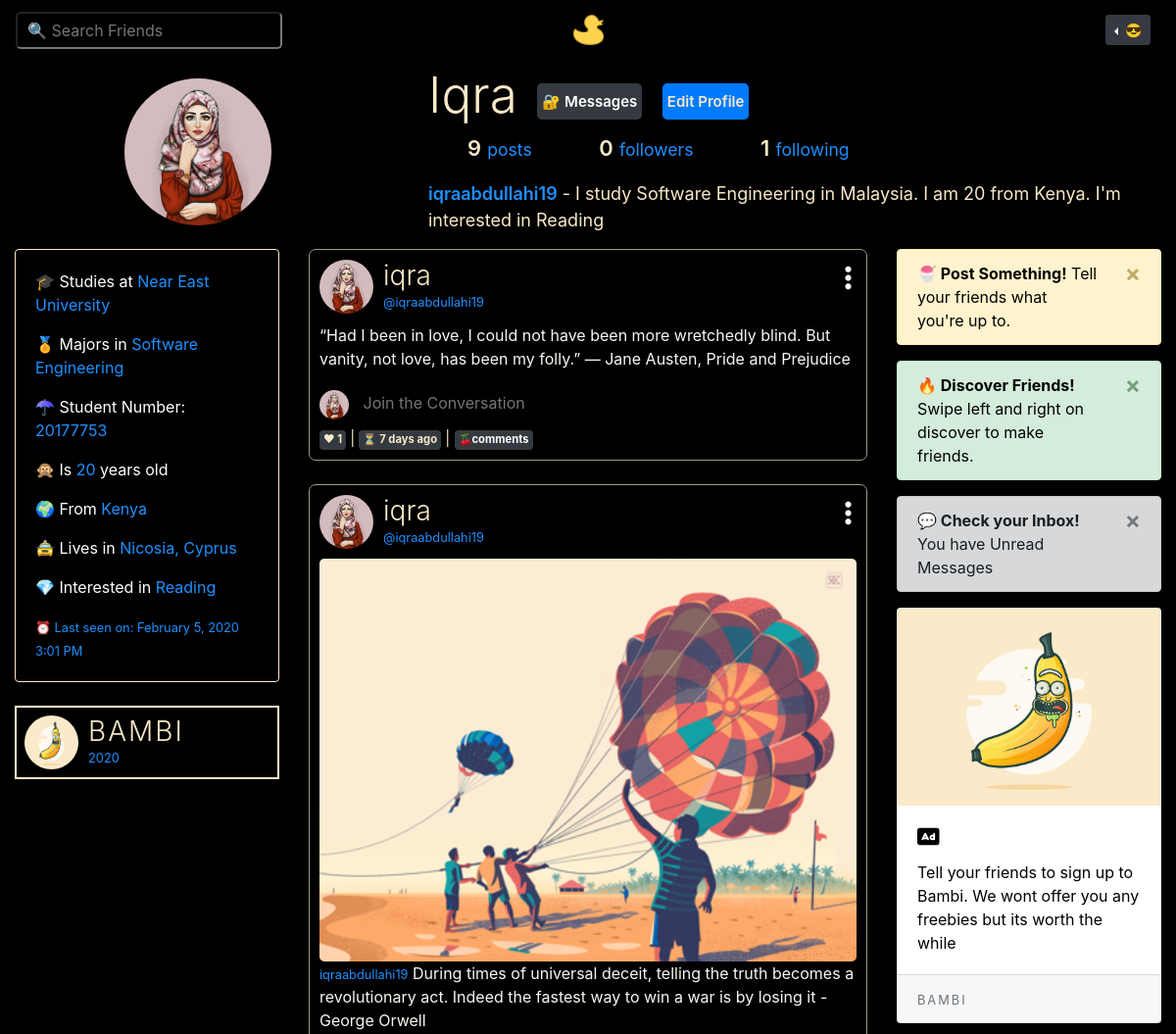
Page /user/iqra (signed in, upper part) on the earlier database version.
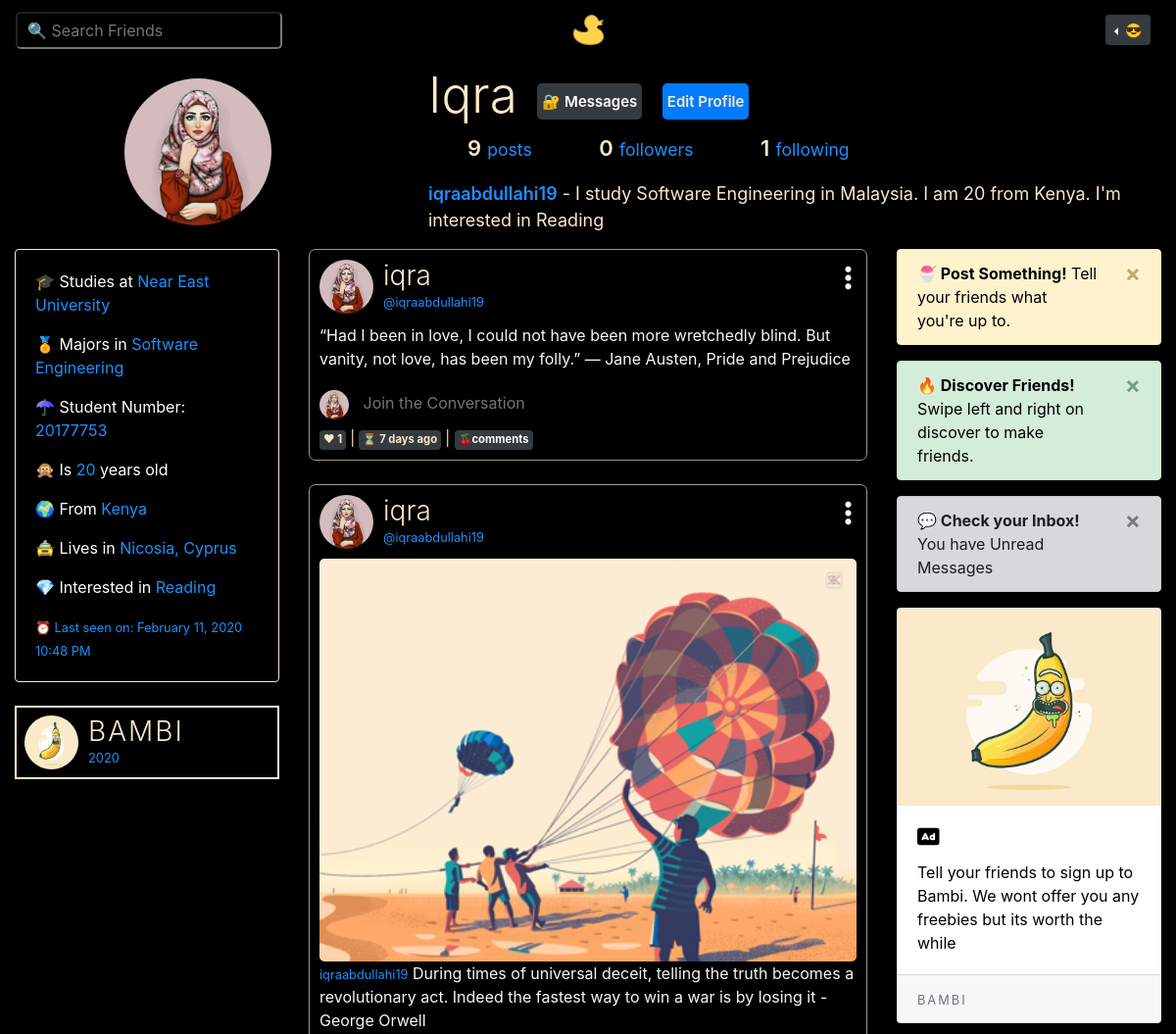
Same page on the later database version.
### bambiv3/models.py (models this page shows, shortened)
class User(db.Model, UserMixin):
	id = db.Column(db.Integer, primary_key=True)
	username = db.Column(db.String(20), unique=True, nullable=False)
	email = db.Column(db.String(120), unique=True, nullable=False)
	image_file = db.Column(db.String(20), nullable=False, default='default.jpg')
	password = db.Column(db.String(60), nullable=False)
	last_seen = db.Column(db.DateTime, default=datetime.utcnow)
	department = db.Column(db.String(20), nullable=False)
	student_number = db.Column(db.Integer(), unique=True, nullable=False)
	age = db.Column(db.Integer(), nullable=False)
	country = db.Column(db.String(20), nullable=False)
	hobby = db.Column(db.String(20), nullable=False)
	bio = db.Column(db.String(120), nullable=True)
	private = db.Column(db.Boolean, default=False, nullable=False)
	posts = db.relationship('Post', backref='author', lazy=True)
	products = db.relationship('Product', backref='author', lazy=True)
	followed = db.relationship(
		'User', secondary=followers,
		primaryjoin=(followers.c.follower_id == id),
		secondaryjoin=(followers.c.followed_id == id),
		backref=db.backref('followers', lazy='dynamic'), lazy='dynamic')
	messages_sent = db.relationship('Message',
									foreign_keys='Message.sender_id',
									backref='author', lazy='dynamic')
	messages_received = db.relationship('Message',
										foreign_keys='Message.recipient_id',
										backref='recipient', lazy='dynamic')
	last_message_read_time = db.Column(db.DateTime)
	def is_following(self, user):
		return self.followed.filter(followers.c.followed_id == user.id).count() > 0
	def new_messages(self):
		last_read_time = self.last_message_read_time or datetime(1900, 1, 1)
		return Message.query.filter_by(recipient=self).filter(
			Message.timestamp > last_read_time).count()

class Post(db.Model):
	id = db.Column(db.Integer, primary_key=True)
	title = db.Column(db.String(100)) #nullable=False
	date_posted = db.Column(db.DateTime, nullable=False, default=datetime.utcnow)
	content = db.Column(db.Text, nullable=False)
	image = db.Column(db.String(20))
	user_id = db.Column(db.Integer, db.ForeignKey('user.id'), nullable=False)
	likes = db.relationship('PostLike', backref='post', lazy='dynamic')

### bambiv3/routes.py (the view)
@app.route("/user/<string:username>", methods=['GET', 'POST'])
@login_required
def user_posts(username):
	username = username.lower()
	form = UpdateAccountForm()
	if form.validate_on_submit():
		if form.picture.data:
			picture_file = save_picture(form.picture.data)
			current_user.image_file = picture_file
		current_user.username = form.username.data.lower()
		current_user.email = form.email.data
		current_user.department = form.department.data
		current_user.student_number = form.student_number.data
		current_user.country = form.country.data
		current_user.age = form.age.data
		current_user.hobby = form.hobby.data
		current_user.bio = form.bio.data
		current_user.private = form.private.data
		db.session.commit()
		flash('Your Account has been updated', 'success')
		return redirect(url_for('user_posts', username=current_user.username))
	elif request.method == 'GET':
		form.username.data = current_user.username
		form.email.data = current_user.email
		form.department.data = current_user.department
		form.student_number.data = current_user.student_number
		form.country.data = current_user.country
		form.age.data = current_user.age
		form.hobby.data = current_user.hobby
		form.bio.data = current_user.bio
		form.private.data = current_user.private
	image_file = url_for('static', filename='profile_pics/' + current_user.image_file)
	page = request.args.get('page', 1, type=int)
	user = User.query.filter_by(username=username).first_or_404()
	posts = Post.query.filter_by(author=user).order_by(Post.date_posted.desc()).paginate(page=page, per_page=5)
	return render_template('user_posts.html', posts=posts, user=user, title=user.username.title(),image_file=image_file,form=form)

### bambiv3/templates/user_posts.html (shortened to what this page needs)
{% extends "layout.html" %}
{% block content %}
<div class="container-fluid">
  <section style="padding-top: 5px;">
    <div class="profile">
      <div class="profile-image">
        <img src="{{ url_for('static', filename='profile_pics/' + user.image_file) }}" alt="" class="profile-thumbnail" style="width:150px;height:150px;">
      </div>
      <div class="profile-user-settings">
        <h2 class="profile-user-name">{{user.username.title()}}
        </h2>
        {% if current_user == user%}
        {% set new_messages = current_user.new_messages() %}
        <button class="btn profile-edit-btn btn-dark"><a href="{{ url_for('messages') }}" style="color:#fff;text-decoration:none;">🔐 Messages </a></button>
        <button class="btn profile-edit-btn btn-primary" data-toggle="modal" data-target="#info">Edit Profile</button>
        {% endif %}
      </div>
      <div class="profile-stats">
        <ul>
          <li style="font-size: 22px;"><span class="profile-stat-count">{{ posts.total }}</span> <small>posts</small></li>
          <li style="font-size: 22px;"><span class="profile-stat-count" data-toggle="modal" data-target="#followers">{{ user.followers.count() }}</span> <small>followers</small></li>
          <li style="font-size: 22px;"><span class="profile-stat-count" data-toggle="modal" data-target="#following">{{ user.followed.count() }}</span> <small>following</small></li>
        </ul>
      </div>
      <div class="profile-bio">
        <p style="font-size:18px;"><small class="profile-real-name" style="font-size: 18px;">
          {% if user.username == "harun" %}
          {{user.email.split("@")[0] | lower}}☁</small> - I am a Software Engineering Student at The Near East University and the <a class="badge badge-warning" style="color:#000;">💦Founder of Bambi</a> too. I enjoy playing football and I have developed a recent liking for billiards.</p>
          {%else%}
            {% if user.bio %}
            {{user.email.split("@")[0] | lower}}</small> - {{user.bio}}</p>
            {% else %}
            {{user.email.split("@")[0] | lower}}</small> - I study {{user.department}} at Near East University. I am {{user.age}} from {{user.country}}. I'm interested in {{user.hobby}}</p>
            {%endif%}
          {%endif%}
      </div>
    </div>
</section>
  <div class="row">
    <div class="col-lg-3">
      {% if current_user.is_authenticated %}
    <div class="card about" style="color:#fff;background:#000;text-align:left;border:1px solid #F9E9C8;">
    <div class="card-body">
      <p> 🎓 Studies at <span>Near East University</span></p>
      <p> 🏅 Majors in <span>{{user.department}}</span></p>
      <p> ☂ Student Number: <span>{{user.student_number}}</span></p>
      <p> 🙊 Is <span>{{user.age}}</span> years old</p>
      <p> 🌍 From <span>{{user.country}}</span></p>
      <p> 🚖 Lives in <span>Nicosia, Cyprus</span></p>
      <p> 💎 Interested in <span>{{user.hobby}}</span></p>
      <small>⏰ Last seen on: {{ moment(user.last_seen).format('LLL') }}</small>
    </div>
  </div>
  <br>
  <header class="d-none d-lg-flex" style="color:#F9E9C8;border:2px solid #F9E9C8;padding:8px;">
    <img src="{{ url_for('static', filename='profile_pics/' + 'logod.png') }}" alt="logo" class="profile-thumbnail">
    <div class="profile-name">
      <h3 class="logo">BAMBI</h3>
      <small id="year"></small>
    </div>
  </header>
  {% endif %}
</div>
    <div class="col-lg-6">
      {% if current_user.is_following(user) or current_user == user %}
      {% for post in posts.items %}
    <div class="post">
      <header>
          <img src="{{ url_for('static', filename='profile_pics/' + post.author.image_file) }}" alt="profile pic" class="profile-thumbnail">
          <div class="profile-name">
            <h3>{{post.author.username}}
            </h3>
            <small>@{{post.author.email.split("@")[0] | lower}}</small>
          </div>
          <div class="follow-btn">
            {% if current_user != user %}
              {% if current_user.has_liked_post(post) %}
                <a href="{{ url_for('like_action', post_id=post.id, action='unlike') }}" style="text-decoration:none;">❤</a>
              {% else %}
                <a href="{{ url_for('like_action', post_id=post.id, action='like') }}" style="text-decoration:none;">👍</a>
              {% endif %}
            {% else %}
              <div class="dropdown dropleft">
            <button class="btn btn-dark btn-sm" type="button" id="dropdownMenuButton" data-toggle="dropdown" aria-haspopup="true" aria-expanded="false" style="background:#000;">
              <i class="fas fa-ellipsis-v" style="font-size: 28px;"></i>
            </button>
            {% endif %}
          </div>
        </header>
        <div id="inner">
          {% if post.image %}
          <img src="{{ url_for('static', filename='profile_pics/' + post.image) }}" style="width:100%;height:100%;border-radius:5px">
          {% endif %}
          <p>
            {%if post.image%}<small>{{post.author.email.split("@")[0] | lower}}</small>{%endif%}
            {{post.content|urlize(40, target='_blank')}}
        </p>
          <div class="comments mb-2">
            <img src="{{ url_for('static', filename='profile_pics/' + current_user.image_file) }}" style="width:30px;height:30px;border-radius:50%;">
            <input type="text" name="comment" placeholder="Join the Conversation" style="background:#000;border:none;border-radius:5px;outline:none;width:85%;height: 35px;padding:10px;color:#F9E9C8;margin-top:5px;">
          </div>
        </div>
        <footer>
          <div class="stats">
            <div class="Retweets">
               <a class="badge badge-dark p-1">❤ {{ post.likes.count() }}</a> | <a class="badge badge-dark p-1">⏳ {{ moment(post.date_posted).fromNow() }}</a> | <a class="badge badge-dark p-1" href="{{url_for('post', post_id=post.id)}}">🍒comments</a>
            </div>
        </footer>
    </div>
    <br>
  {% endfor %}
    {% endif %}
</div>
    <div class="col-lg-3 d-none d-lg-block">
      {% if current_user.is_authenticated %}
      <div class="alert alert-warning alert-dismissible fade show" role="alert">
        <a href="{{ url_for('f_posts') }}"  style="color:#000;text-decoration: none">
      <strong>🍧 Post Something!</strong> Tell your friends what you're up to.</a>
        <button type="button" class="close" data-dismiss="alert" aria-label="Close">
          <span aria-hidden="true">&times;</span>
        </button>
      </div>
      <div class="alert alert-success alert-dismissible fade show" role="alert">
        <a href="{{ url_for('discover') }}"  style="color:#000;text-decoration: none">
      <strong>🔥 Discover Friends!</strong> Swipe left and right on discover to make friends.</a>
        <button type="button" class="close" data-dismiss="alert" aria-label="Close">
          <span aria-hidden="true">&times;</span>
        </button>
      </div>
      <div class="alert alert-dark alert-dismissible fade show" role="alert">
      <strong>💬 Check your Inbox! </strong>You have Unread Messages
        <button type="button" class="close" data-dismiss="alert" aria-label="Close">
          <span aria-hidden="true">&times;</span>
        </button>
      </div>
      <div class="card" style="color:#000;">
      <img class="card-img-top" src="{{ url_for('static', filename='profile_pics/' + 'logod.png') }}" alt="logo">
      <div class="card-body">
        <h5 class="card-title"><i class="fas fa-ad"></i></h5>
        <p class="card-text">Tell your friends to sign up to Bambi. We wont offer you any freebies but its worth the while</p>
      </div>
      <div class="card-footer">
        <small class="text-muted logo">BAMBI</small>
      </div>
    </div>
    {% endif %}
</div>
      </div>
{% endblock content %}

### bambiv3/templates/layout.html (shortened to what this page needs)
<!doctype html>
<html lang="en">
  <head>
    <link rel="stylesheet" href="https://stackpath.bootstrapcdn.com/bootstrap/4.3.1/css/bootstrap.min.css">
    <link rel="stylesheet" type="text/css" href="{{ url_for('static', filename='main.css') }}">
  </head>
  <body>
<nav class="navbar navbar-expand-md navbar-dark sticky-top">
    <div class="navbar-collapse collapse w-100 order-1 order-md-0 dual-collapse2">
        <ul class="navbar-nav mr-auto">
            <li>
               <div class="d">
                <input type="text" placeholder="🔍 Search Friends" id="search" onkeyup="filterFunction()" onclick="search()" class="dropbtn">
            </div>
            </li>
        </ul>
    </div>
    <div class="mx-auto order-0">
      <a class="navbar-brand mx-auto d-none d-lg-block" href="{{ url_for('home') }}">
        <img src="{{ url_for('static', filename='profile_pics/' + 'logo.png') }}" width="35" height="35" class="d-inline-block align-top" alt="">
      </a>
  </div>
    <div class="navbar-collapse collapse w-100 order-3 dual-collapse2 settings">
        <ul class="navbar-nav ml-auto">
          {% if current_user.is_authenticated %}
          <li>
            <div class="dropdown dropleft">
            <button class="btn  btn-sm btn-dark dropdown-toggle" type="button" id="dropdownMenuButton" data-toggle="dropdown" aria-haspopup="true" aria-expanded="false">
               <span>😎</span>
            </button>
              {% set new_messages = current_user.new_messages() %}
          </div>
          </li>
          {% else %}
            <li class="nav-item">
              <a  class="btn btn-sm btn-outline-primary" href="{{ url_for('login') }}" style="color:#F9E9C8;text-decoration: none;"> 😇 Log In</a>
              <a  class="btn btn-sm btn-outline-success" href="{{ url_for('register') }}" style="color:#F9E9C8;text-decoration: none;"> 👽 Sign Up</a>
            </li>
          {% endif %}
        </ul>
    </div>
</nav>
  {% block content %} {% endblock %}
  </body>
</html>

Differences in the rows shown:
changed User "Iqra": last_seen "February 5, 2020 3:01 PM" → "February 11, 2020 10:48 PM"
